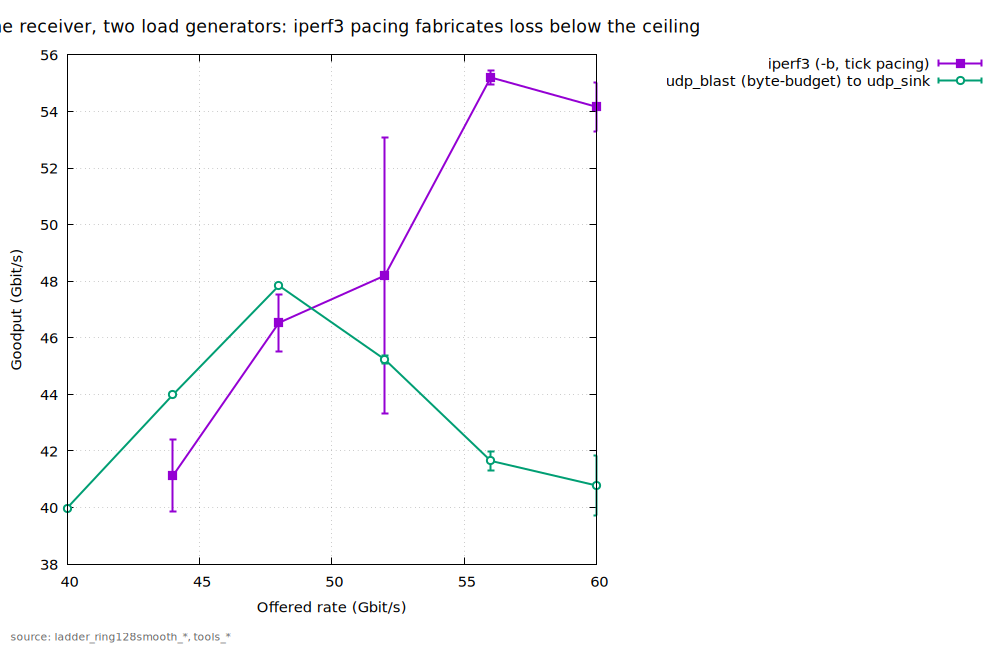

Write the gnuplot code that produced this figure.
set terminal pngcairo size 1000,650 noenhanced font "Sans,11"
set output "/home/chanseo/lab/figures/fig05_tool_comparison.png"
set title "Same receiver, two load generators: iperf3 pacing fabricates loss below the ceiling" font "Sans,13"
set xlabel "Offered rate (Gbit/s)"
set ylabel "Goodput (Gbit/s)"
set grid
set key outside right top
set label "source: ladder_ring128smooth_*, tools_*" at screen 0.01,0.02 font "Sans,8" tc rgb "#666666"
set bmargin 5



plot "/home/chanseo/lab/figures/fig05.dat" index 0 using 1:2:3 with yerrorlines lw 2 pt 5 ps 1.2 title "iperf3 (-b, tick pacing)", "/home/chanseo/lab/figures/fig05.dat" index 1 using 1:2:3 with yerrorlines lw 2 pt 6 ps 1.2 title "udp_blast (byte-budget) to udp_sink"
